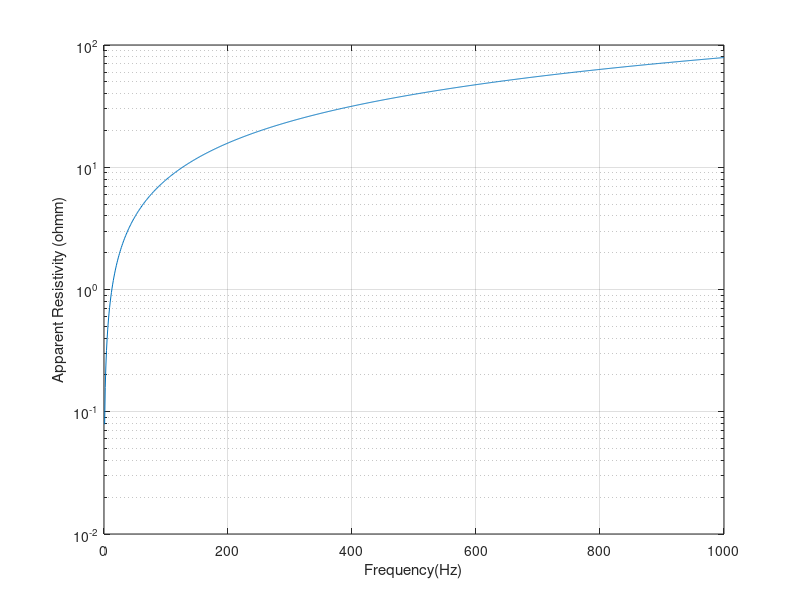

Recreate this plot in MATLAB.
clc;
clear;
rho=[];
for f=1:1000
    rho(end+1)=2*pi*f*4*pi*10^(-7)*100^2;
end
semilogy(rho)
grid on;
xlabel('Frequency(Hz)')
ylabel('Apparent Resistivity (ohmm)')